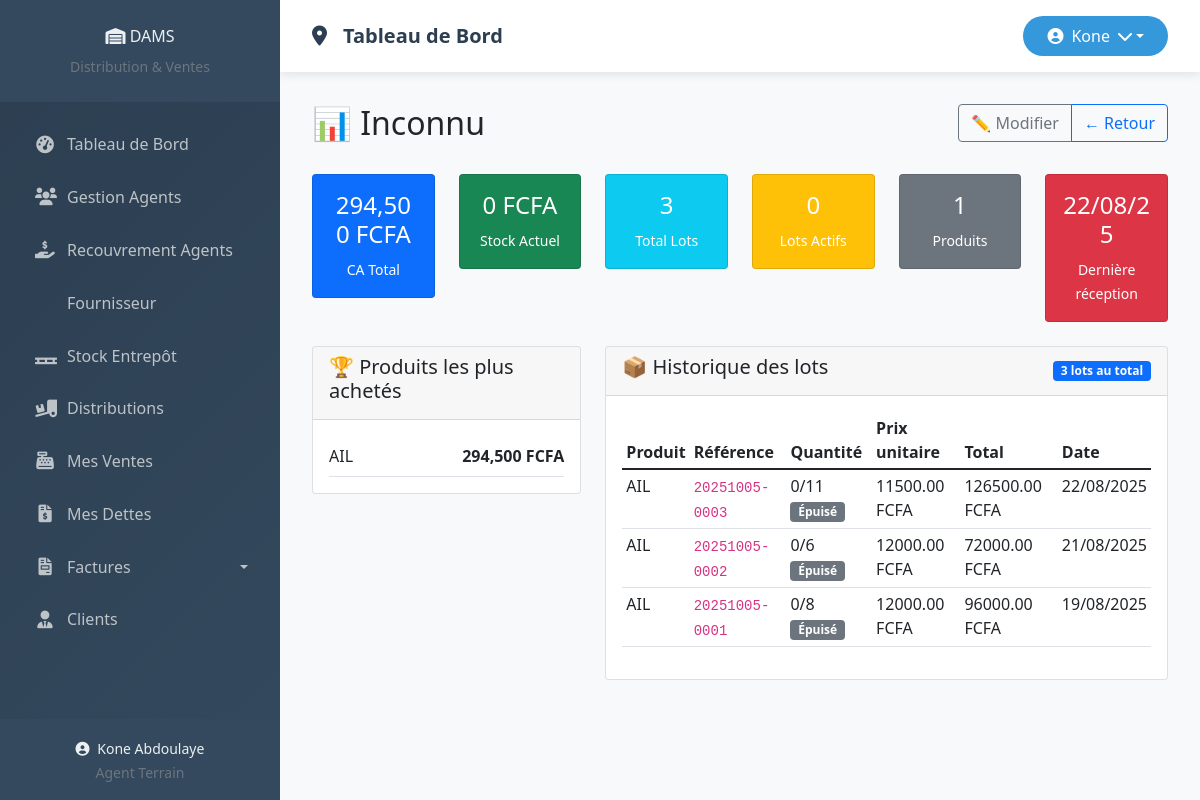
Before: /fournisseur/1/ (signed in) with the older database file.
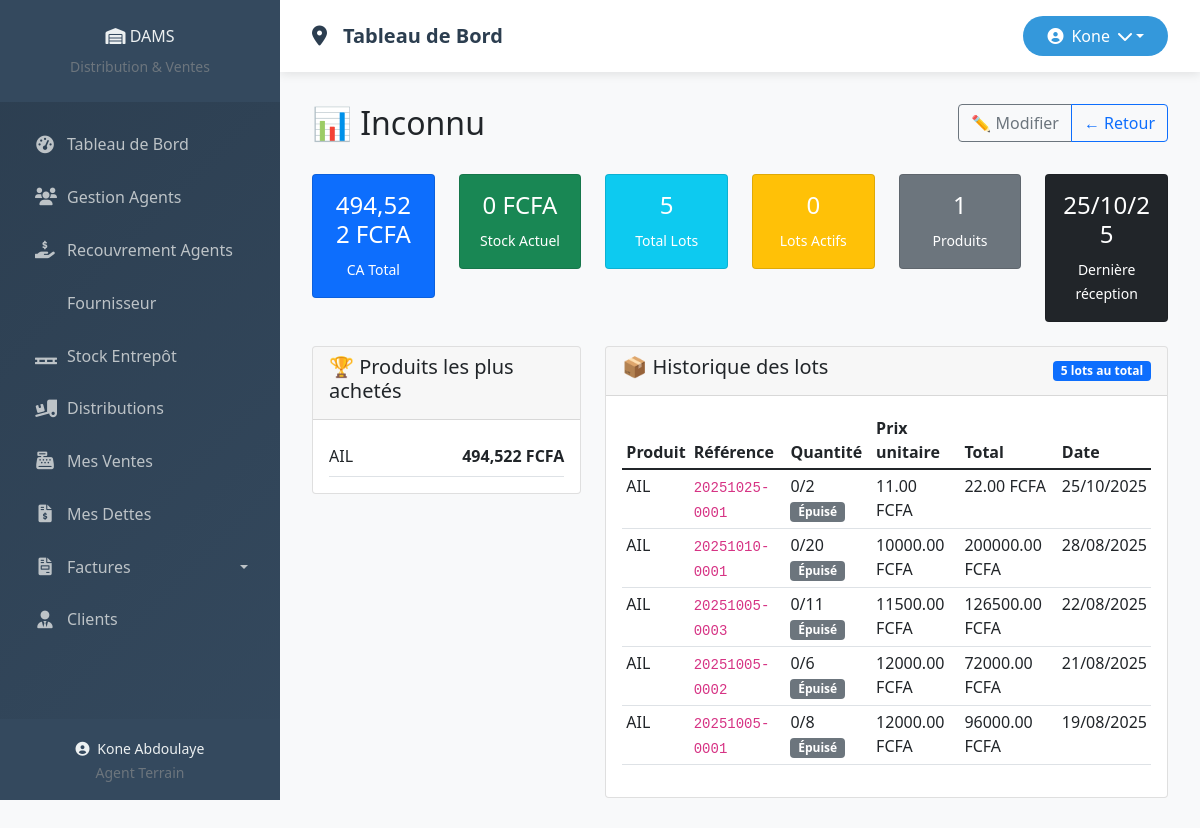
After: the same page with the newer database file.
### core/models.py (models this page shows, shortened)
class Produit(models.Model):
    nom = models.CharField(max_length=100, unique=True)
    description = models.TextField(blank=True, null=True)

class LotEntrepot(models.Model):
    produit = models.ForeignKey(Produit, on_delete=models.CASCADE)
    fournisseur = models.ForeignKey(Fournisseur, on_delete=models.CASCADE)
    quantite_initiale = models.PositiveIntegerField()
    quantite_restante = models.PositiveIntegerField()
    prix_achat_unitaire = models.DecimalField(max_digits=10, decimal_places=2)
    date_reception = models.DateTimeField(default=timezone.now)
    date_enregistrement = models.DateTimeField(auto_now_add=True)
    reference_lot = models.CharField(max_length=100, unique=True, blank=True, null=True)  # AJOUTEZ CE CHAMP
    facture = models.FileField(
        upload_to='factures_entrepot/%Y/%m/',
        null=True,
        blank=True,
        verbose_name="Facture (optionnel)"
    )
    date_upload_facture = models.DateTimeField(
        null=True,
        blank=True,
        verbose_name="Date d'upload de la facture"
    )
    @property
    def montant_total(self):
        return self.quantite_initiale * (self.prix_achat_unitaire or 0)

### core/views.py (the view)
# urls.py: path('fournisseur/<int:fournisseur_id>/', views.detail_fournisseur, name='detail_fournisseur'),
@login_required
def detail_fournisseur(request, fournisseur_id):
    fournisseur = get_object_or_404(Fournisseur, id=fournisseur_id)
    lots = LotEntrepot.objects.filter(fournisseur=fournisseur).select_related('produit').order_by('-date_reception')
    kpi = {
        'total_achats': lots.aggregate(
            total=Sum(F('quantite_initiale') * F('prix_achat_unitaire'))
        )['total'] or 0,
        'stock_actuel_valeur': lots.filter(quantite_restante__gt=0).aggregate(
            total=Sum(F('quantite_restante') * F('prix_achat_unitaire'))
        )['total'] or 0,
        'nb_lots_total': lots.count(),
        'nb_lots_actifs': lots.filter(quantite_restante__gt=0).count(),
        'nb_produits_différents': lots.values('produit').distinct().count(),
        'moyenne_commande': lots.aggregate(
            moyenne=Avg(F('quantite_initiale') * F('prix_achat_unitaire'))
        )['moyenne'] or 0,
        'derniere_activite': lots.aggregate(
            dernier=Max('date_reception')
        )['dernier'],
        'jours_sans_activite': (timezone.now() - lots.aggregate(
            dernier=Max('date_reception')
        )['dernier']).days if lots.exists() else None,
    }
    produits_populaires = lots.values('produit__nom').annotate(
        total_achete=Sum(F('quantite_initiale') * F('prix_achat_unitaire')),
        nb_lots=Count('id')
    ).order_by('-total_achete')[:5]
    date_limite = timezone.now() - timedelta(days=90)
    recent_lots = lots.filter(date_reception__gte=date_limite)
    context = {
        'fournisseur': fournisseur,
        'lots': lots,
        'kpi': kpi,
        'produits_populaires': produits_populaires,
        'recent_lots': recent_lots,
    }
    return render(request, 'core/fournisseur/detail_fournisseur.html', context)

### core/context_processors.py (called while the page is built, shortened)
def agent_context(request):
    context = {}
    return context

### core/templates/core/fournisseur/detail_fournisseur.html (shortened to what the changed rows need)
{% extends 'base.html' %}
{% load humanize %}
{% block content %}
<div class="container">
    <div class="d-flex justify-content-between align-items-start mb-4">
        <div>
            <h2>📊 {{ fournisseur.nom }}</h2>
        </div>
    </div>
    <div class="row mb-4">
        <div class="col-md-2">
            <div class="card text-white bg-primary">
                <div class="card-body text-center">
                    <h4>{{ kpi.total_achats|floatformat:0|intcomma }} FCFA</h4>
                    <small>CA Total</small>
                </div>
            </div>
        </div>
        <div class="col-md-2">
            <div class="card text-white bg-info">
                <div class="card-body text-center">
                    <h4>{{ kpi.nb_lots_total }}</h4>
                    <small>Total Lots</small>
                </div>
            </div>
        </div>
        <div class="col-md-2">
            <div class="card {% if kpi.jours_sans_activite and kpi.jours_sans_activite > 30 %}bg-danger{% else %}bg-dark{% endif %} text-white">
                <div class="card-body text-center">
                    <h4>{% if kpi.derniere_activite %}{{ kpi.derniere_activite|date:"d/m/y" }}{% else %}--{% endif %}</h4>
                    <small>Dernière réception</small>
                </div>
            </div>
        </div>
    </div>
    <div class="row">
        <div class="col-md-4">
            <div class="card">
                <div class="card-body">
                    {% for produit in produits_populaires %}
                    <div class="d-flex justify-content-between border-bottom py-2">
                        <span>{{ produit.produit__nom }}</span>
                        <strong>{{ produit.total_achete|floatformat:0|intcomma }} FCFA</strong>
                    </div>
                    {% empty %}
                    <p class="text-muted">Aucun produit acheté</p>
                    {% endfor %}
                </div>
            </div>
        </div>
        <div class="col-md-8">
            <div class="card">
                <div class="card-header d-flex justify-content-between align-items-center">
                    <h5>📦 Historique des lots</h5>
                    <span class="badge bg-primary">{{ lots.count }} lots au total</span>
                </div>
                <div class="card-body">
                    <div class="table-responsive">
                        <table class="table table-sm">
                            <thead>
                                <tr>
                                    <th>Produit</th>
                                    <th>Référence</th>
                                    <th>Quantité</th>
                                    <th>Prix unitaire</th>
                                    <th>Total</th>
                                    <th>Date</th>
                                </tr>
                            </thead>
                            <tbody>
                                {% for lot in lots|slice:":10" %}
                                <tr>
                                    <td>{{ lot.produit.nom }}</td>
                                    <td><code>{{ lot.reference_lot|default:"-" }}</code></td>
                                    <td>
                                        {{ lot.quantite_restante }}/{{ lot.quantite_initiale }}
                                        {% if lot.quantite_restante == 0 %}
                                        <span class="badge bg-secondary">Épuisé</span>
                                        {% endif %}
                                    </td>
                                    <td>{{ lot.prix_achat_unitaire }} FCFA</td>
                                    <td>{{ lot.montant_total }} FCFA</td>
                                    <td>{{ lot.date_reception|date:"d/m/Y" }}</td>
                                </tr>
                                {% empty %}
                                <tr>
                                    <td colspan="6" class="text-center text-muted">Aucun lot enregistré</td>
                                </tr>
                                {% endfor %}
                            </tbody>
                        </table>
                    </div>
                </div>
            </div>
        </div>
    </div>
</div>
{% endblock %}

Changed rows visible on the page:
computed for Produit "AIL": total_achete "294,500" → "494,522"
added LotEntrepot: produit.nom "AIL", reference_lot "20251025-0001", quantite_restante "0", quantite_initiale "2", shows "Épuisé", prix_achat_unitaire "11.00", montant_total "22.00", date_reception "25/10/2025"
added LotEntrepot: produit.nom "AIL", reference_lot "20251010-0001", quantite_restante "0", quantite_initiale "20", shows "Épuisé", prix_achat_unitaire "10000.00", montant_total "200000.00", date_reception "28/08/2025"
Other visible differences:
{{ kpi.total_achats|floatformat:0|intcomma }}: "294,500" → "494,522"
{{ kpi.nb_lots_total }}: "3" → "5"
{{ kpi.derniere_activite|date:"d/m/y" }}: "22/08/25" → "25/10/25"
{{ lots.count }}: "3" → "5"
